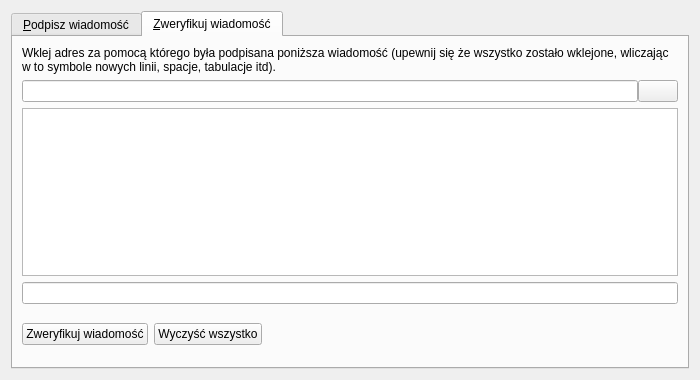
<?xml version="1.0" encoding="UTF-8"?>
<ui version="4.0">
 <class>SignVerifyMessageDialog</class>
 <widget class="QDialog" name="SignVerifyMessageDialog">
  <property name="geometry">
   <rect>
    <x>0</x>
    <y>0</y>
    <width>700</width>
    <height>380</height>
   </rect>
  </property>
  <property name="windowTitle">
   <string>Signatures - Sign / Verify a Message</string>
  </property>
  <property name="modal">
   <bool>true</bool>
  </property>
  <layout class="QVBoxLayout" name="verticalLayout">
   <item>
    <widget class="QTabWidget" name="tabWidget">
     <property name="currentIndex">
      <number>1</number>
     </property>
     <widget class="QWidget" name="tabSignMessage">
      <attribute name="title">
       <string>&amp;Podpisz wiadomość</string>
      </attribute>
      <layout class="QVBoxLayout" name="verticalLayout_SM">
       <item>
        <widget class="QLabel" name="infoLabel_SM">
         <property name="text">
          <string>Możesz podpisać wiadomość za pomocą swojego adresu PLC aby udowodnić, że jesteś jej autorem. Nie podpisuj wiadomości co do których masz wątpliwości dotyczące ich pochodzenia.</string>
         </property>
         <property name="textFormat">
          <enum>Qt::PlainText</enum>
         </property>
         <property name="wordWrap">
          <bool>true</bool>
         </property>
        </widget>
       </item>
       <item>
        <layout class="QHBoxLayout" name="horizontalLayout_1_SM">
         <property name="spacing">
          <number>0</number>
         </property>
         <item>
          <widget class="QValidatedLineEdit" name="addressIn_SM">
           <property name="toolTip">
            <string>The address to sign the message with (e.g. 1NS17iag9jJgTHD1VXjvLCEnZuQ3rJDE9L)</string>
           </property>
           <property name="maxLength">
            <number>34</number>
           </property>
          </widget>
         </item>
         <item>
          <widget class="QPushButton" name="addressBookButton_SM">
           <property name="toolTip">
            <string>Choose an address from the address book</string>
           </property>
           <property name="text">
            <string/>
           </property>
           <property name="icon">
            <iconset resource="../bitcoin.qrc">
             <normaloff>:/icons/address-book</normaloff>:/icons/address-book</iconset>
           </property>
           <property name="shortcut">
            <string>Alt+A</string>
           </property>
           <property name="autoDefault">
            <bool>false</bool>
           </property>
          </widget>
         </item>
         <item>
          <widget class="QPushButton" name="pasteButton_SM">
           <property name="toolTip">
            <string>Paste address from clipboard</string>
           </property>
           <property name="text">
            <string/>
           </property>
           <property name="icon">
            <iconset resource="../bitcoin.qrc">
             <normaloff>:/icons/editpaste</normaloff>:/icons/editpaste</iconset>
           </property>
           <property name="shortcut">
            <string>Alt+P</string>
           </property>
           <property name="autoDefault">
            <bool>false</bool>
           </property>
          </widget>
         </item>
        </layout>
       </item>
       <item>
        <widget class="QPlainTextEdit" name="messageIn_SM">
         <property name="toolTip">
          <string>Enter the message you want to sign here</string>
         </property>
        </widget>
       </item>
       <item>
        <widget class="QLabel" name="signatureLabel_SM">
         <property name="text">
          <string>Sygnatura</string>
         </property>
         <property name="textFormat">
          <enum>Qt::PlainText</enum>
         </property>
        </widget>
       </item>
       <item>
        <layout class="QHBoxLayout" name="horizontalLayout_2_SM">
         <property name="spacing">
          <number>0</number>
         </property>
         <item>
          <widget class="QLineEdit" name="signatureOut_SM">
           <property name="font">
            <font>
             <italic>true</italic>
            </font>
           </property>
           <property name="readOnly">
            <bool>true</bool>
           </property>
          </widget>
         </item>
         <item>
          <widget class="QPushButton" name="copySignatureButton_SM">
           <property name="toolTip">
            <string>Copy the current signature to the system clipboard</string>
           </property>
           <property name="text">
            <string/>
           </property>
           <property name="icon">
            <iconset resource="../bitcoin.qrc">
             <normaloff>:/icons/editcopy</normaloff>:/icons/editcopy</iconset>
           </property>
           <property name="autoDefault">
            <bool>false</bool>
           </property>
          </widget>
         </item>
        </layout>
       </item>
       <item>
        <layout class="QHBoxLayout" name="horizontalLayout_3_SM">
         <item>
          <widget class="QPushButton" name="signMessageButton_SM">
           <property name="toolTip">
            <string>Sign the message to prove you own this Bitcoin address</string>
           </property>
           <property name="text">
            <string>Podpisz wiadomość</string>
           </property>
           <property name="icon">
            <iconset resource="../bitcoin.qrc">
             <normaloff>:/icons/edit</normaloff>:/icons/edit</iconset>
           </property>
           <property name="autoDefault">
            <bool>false</bool>
           </property>
          </widget>
         </item>
         <item>
          <widget class="QPushButton" name="clearButton_SM">
           <property name="toolTip">
            <string>Reset all sign message fields</string>
           </property>
           <property name="text">
            <string>Wyczyść wszystko</string>
           </property>
           <property name="icon">
            <iconset resource="../bitcoin.qrc">
             <normaloff>:/icons/remove</normaloff>:/icons/remove</iconset>
           </property>
           <property name="autoDefault">
            <bool>false</bool>
           </property>
          </widget>
         </item>
         <item>
          <spacer name="horizontalSpacer_1_SM">
           <property name="orientation">
            <enum>Qt::Horizontal</enum>
           </property>
           <property name="sizeHint" stdset="0">
            <size>
             <width>40</width>
             <height>48</height>
            </size>
           </property>
          </spacer>
         </item>
         <item>
          <widget class="QLabel" name="statusLabel_SM">
           <property name="font">
            <font>
             <weight>75</weight>
             <bold>true</bold>
            </font>
           </property>
           <property name="text">
            <string/>
           </property>
           <property name="wordWrap">
            <bool>true</bool>
           </property>
          </widget>
         </item>
         <item>
          <spacer name="horizontalSpacer_2_SM">
           <property name="orientation">
            <enum>Qt::Horizontal</enum>
           </property>
           <property name="sizeHint" stdset="0">
            <size>
             <width>40</width>
             <height>48</height>
            </size>
           </property>
          </spacer>
         </item>
        </layout>
       </item>
      </layout>
     </widget>
     <widget class="QWidget" name="tabVerifyMessage">
      <attribute name="title">
       <string>&amp;Zweryfikuj wiadomość</string>
      </attribute>
      <layout class="QVBoxLayout" name="verticalLayout_VM">
       <item>
        <widget class="QLabel" name="infoLabel_VM">
         <property name="text">
          <string>Wklej adres za pomocą którego była podpisana poniższa wiadomość (upewnij się że wszystko zostało wklejone, wliczając w to symbole nowych linii, spacje, tabulacje itd).</string>
         </property>
         <property name="textFormat">
          <enum>Qt::PlainText</enum>
         </property>
         <property name="alignment">
          <set>Qt::AlignLeading|Qt::AlignLeft|Qt::AlignTop</set>
         </property>
         <property name="wordWrap">
          <bool>true</bool>
         </property>
        </widget>
       </item>
       <item>
        <layout class="QHBoxLayout" name="horizontalLayout_1_VM">
         <property name="spacing">
          <number>0</number>
         </property>
         <item>
          <widget class="QValidatedLineEdit" name="addressIn_VM">
           <property name="toolTip">
            <string>The address the message was signed with (e.g. 1NS17iag9jJgTHD1VXjvLCEnZuQ3rJDE9L)</string>
           </property>
           <property name="maxLength">
            <number>34</number>
           </property>
          </widget>
         </item>
         <item>
          <widget class="QPushButton" name="addressBookButton_VM">
           <property name="toolTip">
            <string>Choose an address from the address book</string>
           </property>
           <property name="text">
            <string/>
           </property>
           <property name="icon">
            <iconset resource="../bitcoin.qrc">
             <normaloff>:/icons/address-book</normaloff>:/icons/address-book</iconset>
           </property>
           <property name="shortcut">
            <string>Alt+A</string>
           </property>
           <property name="autoDefault">
            <bool>false</bool>
           </property>
          </widget>
         </item>
        </layout>
       </item>
       <item>
        <widget class="QPlainTextEdit" name="messageIn_VM"/>
       </item>
       <item>
        <widget class="QValidatedLineEdit" name="signatureIn_VM"/>
       </item>
       <item>
        <layout class="QHBoxLayout" name="horizontalLayout_2_VM">
         <item>
          <widget class="QPushButton" name="verifyMessageButton_VM">
           <property name="toolTip">
            <string>Verify the message to ensure it was signed with the specified Bitcoin address</string>
           </property>
           <property name="text">
            <string>Zweryfikuj wiadomość</string>
           </property>
           <property name="icon">
            <iconset resource="../bitcoin.qrc">
             <normaloff>:/icons/transaction_0</normaloff>:/icons/transaction_0</iconset>
           </property>
           <property name="autoDefault">
            <bool>false</bool>
           </property>
          </widget>
         </item>
         <item>
          <widget class="QPushButton" name="clearButton_VM">
           <property name="toolTip">
            <string>Reset all verify message fields</string>
           </property>
           <property name="text">
            <string>Wyczyść wszystko</string>
           </property>
           <property name="icon">
            <iconset resource="../bitcoin.qrc">
             <normaloff>:/icons/remove</normaloff>:/icons/remove</iconset>
           </property>
           <property name="autoDefault">
            <bool>false</bool>
           </property>
          </widget>
         </item>
         <item>
          <spacer name="horizontalSpacer_1_VM">
           <property name="orientation">
            <enum>Qt::Horizontal</enum>
           </property>
           <property name="sizeHint" stdset="0">
            <size>
             <width>40</width>
             <height>48</height>
            </size>
           </property>
          </spacer>
         </item>
         <item>
          <widget class="QLabel" name="statusLabel_VM">
           <property name="font">
            <font>
             <weight>75</weight>
             <bold>true</bold>
            </font>
           </property>
           <property name="text">
            <string/>
           </property>
           <property name="wordWrap">
            <bool>true</bool>
           </property>
          </widget>
         </item>
         <item>
          <spacer name="horizontalSpacer_2_VM">
           <property name="orientation">
            <enum>Qt::Horizontal</enum>
           </property>
           <property name="sizeHint" stdset="0">
            <size>
             <width>40</width>
             <height>48</height>
            </size>
           </property>
          </spacer>
         </item>
        </layout>
       </item>
      </layout>
     </widget>
    </widget>
   </item>
  </layout>
 </widget>
 <customwidgets>
  <customwidget>
   <class>QValidatedLineEdit</class>
   <extends>QLineEdit</extends>
   <header>qvalidatedlineedit.h</header>
  </customwidget>
 </customwidgets>
 <resources>
  <include location="../bitcoin.qrc"/>
 </resources>
 <connections/>
</ui>
